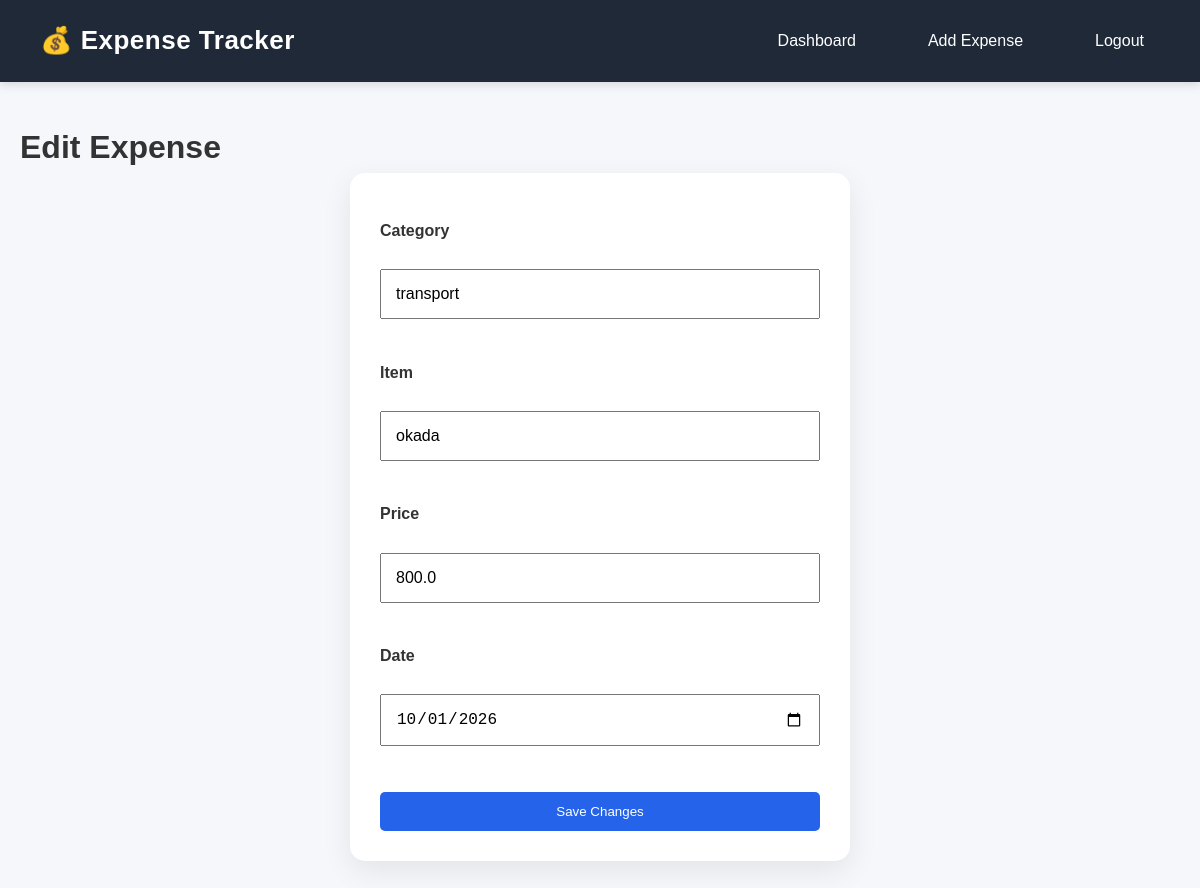
Page /edit_expense/5 (signed in) on the committed database.
### app/models.py (models this page shows, shortened)
class Expense(db.Model):
    __tablename__ = "expenses"
    id = db.Column(db.Integer, primary_key=True)
    category = db.Column(db.String(100), nullable=False)
    item = db.Column(db.String(100), nullable=False)
    expense_date = db.Column(db.Date, nullable=False)
    amount = db.Column(db.Float, nullable=False)
    user_id = db.Column(db.Integer, db.ForeignKey("users.id"), nullable=False)
    user = db.relationship(
    "User",
    back_populates="expenses"
    )

### app/routes.py (the view, shortened to what this page needs)
@main.route("/edit_expense/<int:id>", methods=["GET", "POST"])
@login_required
def edit_expense(id):
    expense = services.get_expense_by_id(id,session["user_id"])
    if expense is None:
        abort(404)
    if  expense:
        return render_template(
            "edit.html",
            expense=expense
        )
    return "Expense not found"

### app/services.py (called while the page is built)
def get_expense_by_id(id, user_id):
    expenses = get_all_user_expenses(user_id)
    for expense in expenses:
        if expense.id == id:
            return expense
    return None

### app/user_repo.py (called while the page is built)
def get_all_user_expenses(user_id):
    expenses = Expense.query.filter_by(user_id=user_id).all()
    return expenses

### templates/edit.html
{% extends "base.html" %}
{% block content %}
<h1>Edit Expense</h1>
<form method="POST" class="expense-form">
    <label>Category</label><br>
    <input
        type="text"
        name="category"
        value="{{ expense.category }}"
        required
    >
    <br><br>
    <label>Item</label><br>
    <input
        type="text"
        name="item"
        value="{{ expense.item }}"
        required
    >
    <br><br>
    <label>Price</label><br>
    <input
        type="number"
        step="0.01"
        name="price"
        value="{{ expense.amount }}"
        required
    >
    <br><br>
    <label>Date</label><br>
    <input
        type="date"
        name="date"
        value="{{ expense.expense_date }}"
        required
    >
    <br><br>
    <button type="submit">
        Save Changes
    </button>
</form>
{% endblock %}

### static/style.css (style rules this page uses)
* { margin:0; padding:0; box-sizing:border-box; }
body { font-family:Arial, Helvetica, sans-serif; background:#f5f7fb; color:#333; line-height:1.6; }
.expense-form { background:white; max-width:500px; margin:auto; padding:30px; border-radius:15px; box-shadow:0 10px 30px rgba(0,0,0,.08); }
.expense-form label { display:block; margin-top:15px; font-weight:bold; }
.expense-form input { transition:.3s; width:100%; padding:14px; font-size:16px; }
.expense-form button { margin-top:20px; width:100%; padding:12px; background:#2563eb; color:white; border:none; border-radius:5px; cursor:pointer; }

### rows in the picture
Expense: category "transport", item "okada", price "800.0", date "10/01/2026"
